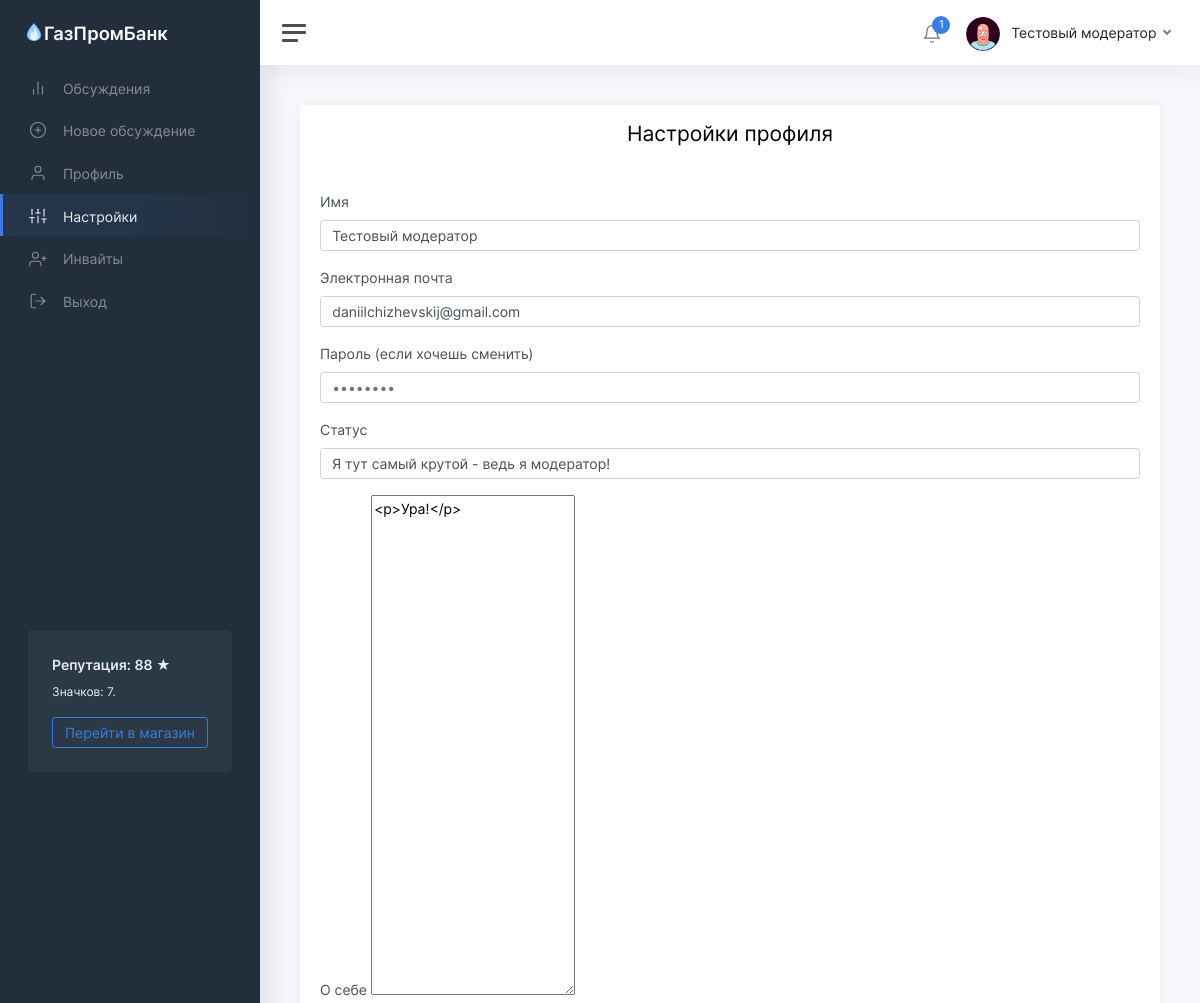
Page /settings (signed in, upper part) on the earlier database version.
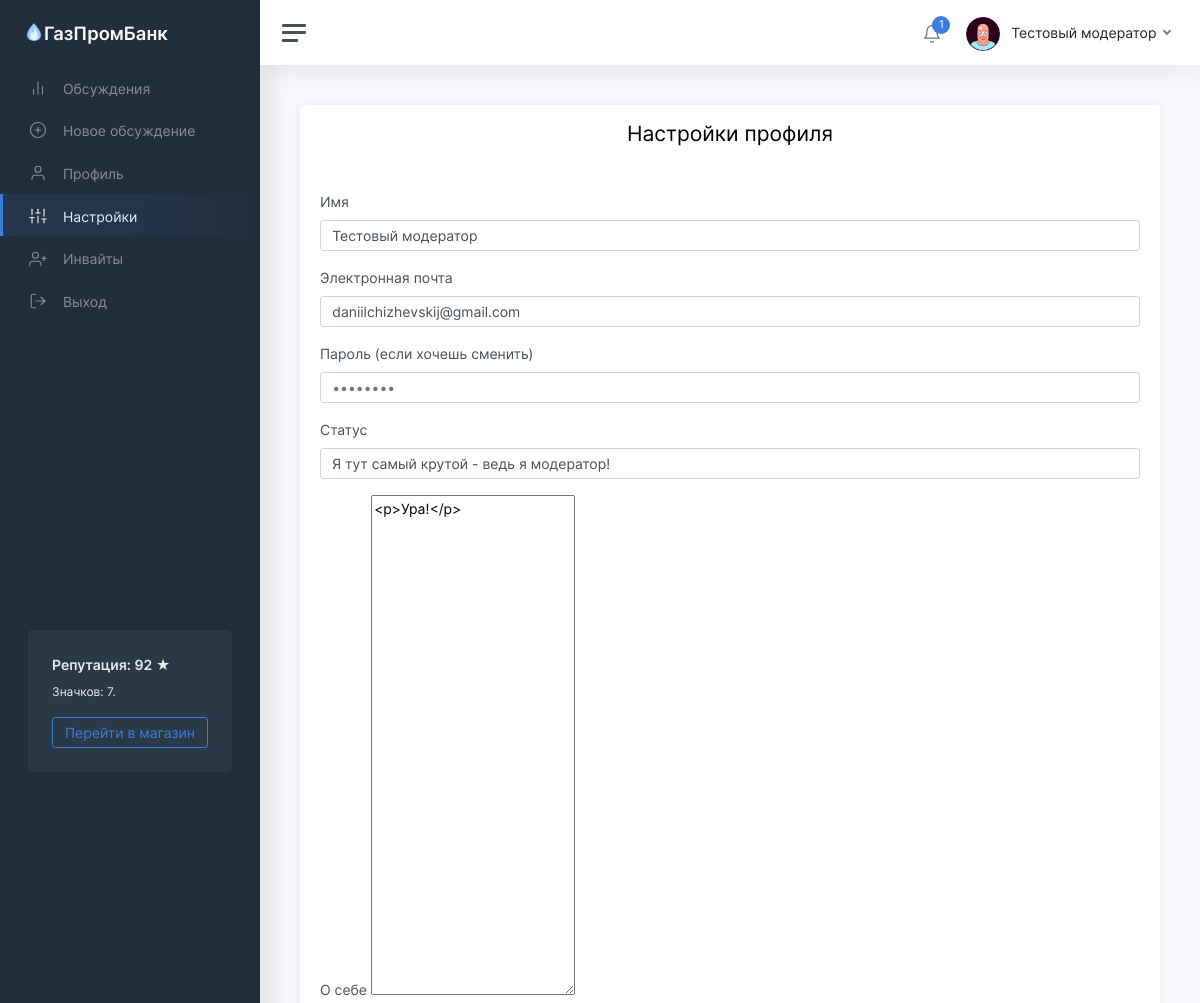
Same page on the later database version.
### tables this page shows
CREATE TABLE "users" (
	"id"	INTEGER NOT NULL UNIQUE,
	"password"	TEXT NOT NULL,
	"email"	TEXT NOT NULL UNIQUE,
	"status"	TEXT NOT NULL,
	"rating"	INTEGER NOT NULL,
	"moderator"	INTEGER,
	"blocked"	INTEGER,
	"description"	TEXT,
	"name"	TEXT NOT NULL,
	"avatar"	INTEGER,
	"badges"	TEXT,
	PRIMARY KEY("id")
);

### app/views.py (the view)
@app.route('/settings', methods=['GET'])
def showSettings():
	user = getUser(session['id'])
	return render_template('settings.html', user=user)

### app/functions.py (called while the page is built)
def getUser(identifier):
	conn = sqlite3.connect(db_path)
	conn.row_factory = sqlite3.Row
	cursor = conn.cursor()
	cursor.execute('SELECT * FROM users where id="%s"' % identifier)
	user = cursor.fetchone()
	if user:
		user = dict(user)
		user['badges'] = json.loads(user['badges'])
		user['notifications'] = getNotifications(identifier)
	return user

def fromTimestamp(timestamp):
	return datetime.utcfromtimestamp(timestamp + 3600 * 3).strftime('%d.%m.%Y %H:%M')

def getNotifications(user_id):
	conn = sqlite3.connect(db_path)
	conn.row_factory = sqlite3.Row
	cursor = conn.cursor()
	cursor.execute('SELECT * FROM notifications WHERE owner=%s' % user_id)
	notifications = cursor.fetchall()
	for x in range(len(notifications)):
		notifications[x] = dict(notifications[x])
		notifications[x]['date'] = fromTimestamp(notifications[x]['date'])
	notifications.reverse()
	return notifications

### templates/settings.html (shortened to what the changed rows need)
<!DOCTYPE html>
<html lang="ru">
	<head>
		<link href="/static/css/app.css" rel="stylesheet">
	</head>
	<body>
		<div class="wrapper">
			<nav id="sidebar" class="sidebar">
				<div class="sidebar-content js-simplebar">
					<div class="sidebar-cta">
						<div class="sidebar-cta-content">
							<strong class="d-inline-block mb-2">Репутация: {{user.rating}} &#9733;</strong>
							<div class="mb-3 text-sm">
								Значков: {{user.badges.__len__()}}.
							</div>
							<a href="/shop" class="btn btn-outline-primary btn-block">Перейти в магазин</a>
						</div>
					</div>
				</div>
			</nav>
			<div class="main">
				<nav class="navbar navbar-expand navbar-light navbar-bg">
					<div class="navbar-collapse collapse">
						<ul class="navbar-nav navbar-align">
							<li class="nav-item dropdown">
								<a class="nav-link dropdown-toggle d-none d-sm-inline-block" href="#" data-toggle="dropdown">
								<img src="/static/img/avatars/{{user.avatar}}.png" class="avatar img-fluid rounded mr-1"/> <span class="text-dark">{{user.name}}</span>
								</a>
							</li>
						</ul>
					</div>
				</nav>
				<main class="content">
					<div class="container-fluid p-0">
						<div class="row">
							<div class="col-12 col-xl-12">
								<div class="card">
									<div class="card-body">
										<form action="/settings" method="POST">
											<div class="form-row">
												<div class="form-group col-md-12">
													<label for="name">Имя</label>
													<input type="text" class="form-control" placeholder="Иванов Иван" required value="{{user.name}}" name="name">
												</div>
											</div>
											<div class="form-row">
												<div class="form-group col-md-12">
													<label for="email">Электронная почта</label>
													<input type="email" class="form-control" placeholder="mail@example.com" required value="{{user.email}}" name="email">
												</div>
											</div>
											<div class="form-row">
												<div class="form-group col-md-12">
													<label for="status">Статус</label>
													<input type="text" class="form-control" placeholder="Я тут самый крутой, если не знали!" name="status" required value="{{user.status}}">
												</div>
											</div>
											<div class="form-row">
												<div class="form-group col-md-12">
													<label for="about">О себе</label>
													<textarea name="about" placeholder="Работаю в Газпромбанке уже целый день." style="height: 500px;">{{user.description}}</textarea>
												</div>
											</div>
										</form>
									</div>
								</div>
							</div>
						</div>
					</div>
				</main>
			</div>
		</div>
	</body>
</html>

Differences in the rows shown:
changed users "Тестовый модератор": rating "88" → "92"
